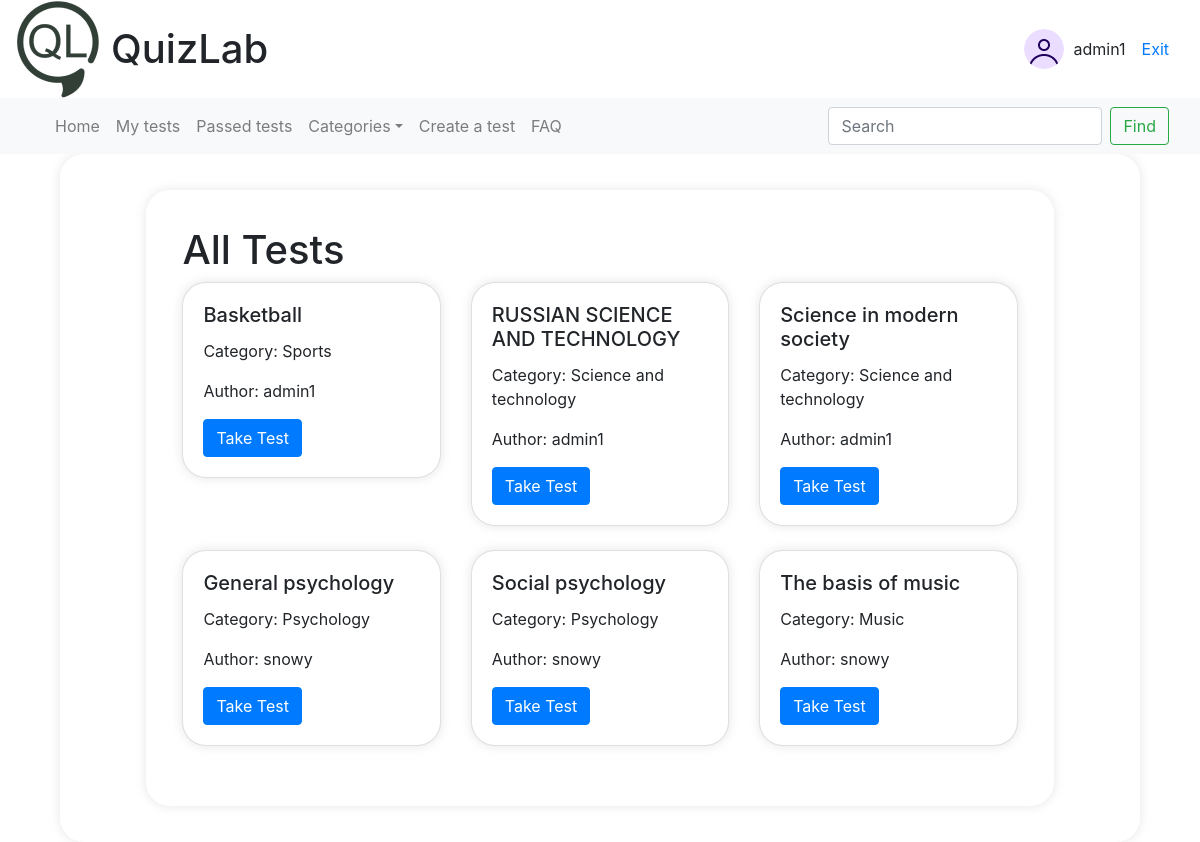
The page / (signed in) on the database its author committed.
### test/models.py (models this page shows, shortened)
class Test(models.Model):
    name = models.CharField(max_length=100)
    time_for_pass = models.IntegerField()
    author = models.ForeignKey(User, on_delete=models.CASCADE)
    category = models.ForeignKey(Category, on_delete=models.CASCADE)
    class Meta:
        verbose_name = 'Тест'
        verbose_name_plural = 'Тесты'

class Category(models.Model):
    name = models.CharField(max_length=100)
    def __str__(self):
        return self.name

### test/views.py (the view)
# urls.py: path('', views.main_page, name='main_page'),
@login_required
def main_page(request):
    category_id = request.GET.get('category_id')
    categories = Category.objects.all()
    if not category_id or not category_id.isdigit():
        tests = Test.objects.all()
    else:
        tests = Test.objects.filter(category_id=int(category_id))
    authors_ids = tests.values_list('author_id', flat=True)
    users = User.objects.filter(id__in=authors_ids)
    context = {
        "tests": tests,
        "categories": categories,
        "users": users,
    }
    return render(request, 'test/main_page.html', context)

### test/templates/test/main_page.html (shortened to what this page needs)
{% extends 'test/base.html' %}
{% block content %}
<div class="container">
    <h1>All Tests</h1>
    <div class="row">
        {% for test in tests %}
        <div class="col-md-4 mb-4">
            <div class="card">
                <div class="card-body">
                    <h5 class="card-title">{{ test.name }}</h5>
                    <p class="card-text">Category: {{ test.category }}</p>
                    <p class="card-text">
                        Author:
                        {% for user in users %}
                            {% if user.id == test.author_id %}
                                {{ user.username }}
                            {% endif %}
                        {% endfor %}
                    </p>
                    <a href="{% url 'passing_the_test' test.id %}" class="btn btn-primary">Take Test</a>
                </div>
            </div>
        </div>
        {% endfor %}
    </div>
</div>
{% endblock %}

### test/templates/test/base.html (shortened to what this page needs)
{% load static %}
<html lang="en">
<head>
    <link rel="stylesheet" href="//maxcdn.bootstrapcdn.com/bootstrap/4.3.1/css/bootstrap.min.css">
    <link rel="stylesheet" href="//maxcdn.bootstrapcdn.com/bootstrap/4.3.1/css/bootstrap-theme.min.css">
</head>
<body>
    <header class="header container-fluid">
        <div class="row align-items-center">
            <div class="col-8 col-md-6 d-flex align-items-center">
                <img src="{% static 'test/img/Logo.png' %}" alt="Иконка сайта" class="site-icon">
                <h1 class="site-title"><a href="/">QuizLab</a></h1>
            </div>
            {% if user.is_authenticated %}
            <div class="col-4 col-md-6 d-flex justify-content-end align-items-center">
                <div class="user-card d-flex align-items-center">
                    <img src="{% static 'test/img/avatar.png' %}" alt="Profile photo" class="profile-photo">
                    <span>{{ user.username }}</span>
                    <a class="nav-link" href="/account/logout/">Exit</a>
                </div>
            </div>
        </div>
    </header>
    <nav id="navbar-example2" class="navbar navbar-expand-lg navbar-light bg-light container-fluid">
        <div class="container-fluid">
            <div class="navbar-collapse">
                <ul class="navbar-nav mr-auto">
                    <li class="nav-item">
                        <a class="nav-link" href="/">Home</a>
                    </li>
                    <li class="nav-item">
                        <a class="nav-link" href="{% url 'my_tests' %}">My tests</a>
                    </li>
                    <li class="nav-item">
                        <a class="nav-link" href="/test/passed_tests">Passed tests</a>
                    </li>
                    <li class="nav-item dropdown">
                        <a class="nav-link dropdown-toggle" href="#">Categories</a>
                    </li>
                    <li class="nav-item">
                        <a class="nav-link" href="{% url 'create_test' %}">Сreate a test</a>
                    </li>
                    <li class="nav-item">
                        <a class="nav-link" href="{% url 'FAQ' %}">FAQ</a>
                    </li>
                </ul>
                <form class="form-inline my-2 my-lg-0" action="{% url 'search_tests' %}" method="get">
                    <input class="form-control mr-sm-2" type="text" name="q" placeholder="Search" aria-label="Search">
                    <button class="btn btn-outline-success my-2 my-sm-0" type="submit">Find</button>
                </form>
            </div>
        </div>
    </nav>
{% endif %}
    <div class="container">
        {% block content %}
        {% endblock %}
    </div>
</body>
</html>

### rows shown on the page
Test: name "Basketball", category "Sports"
Test: name "RUSSIAN SCIENCE AND TECHNOLOGY", category "Science and technology"
Test: name "Science in modern society", category "Science and technology"
Test: name "General psychology", category "Psychology"
Test: name "Social psychology", category "Psychology"
Test: name "The basis of music", category "Music"

### other values the page prints
{{ user.username }} "admin1"
{{ user.username }} "snowy"
